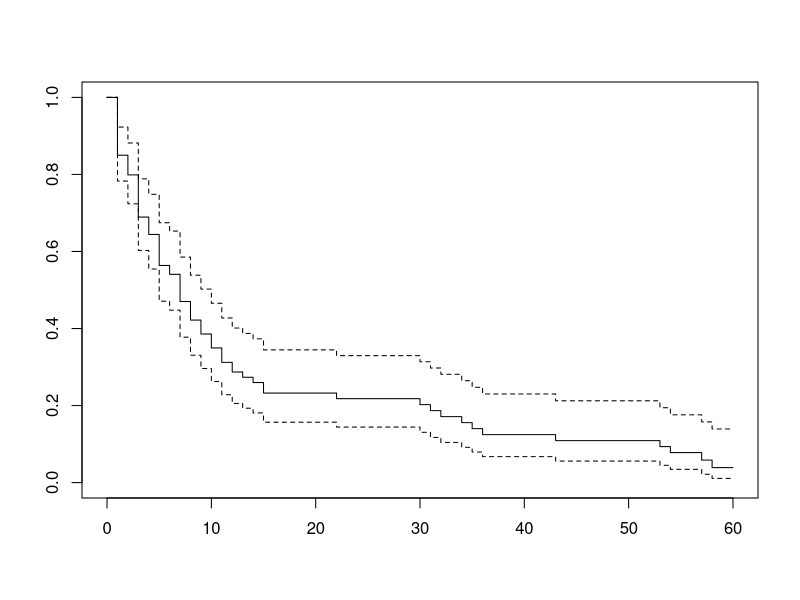
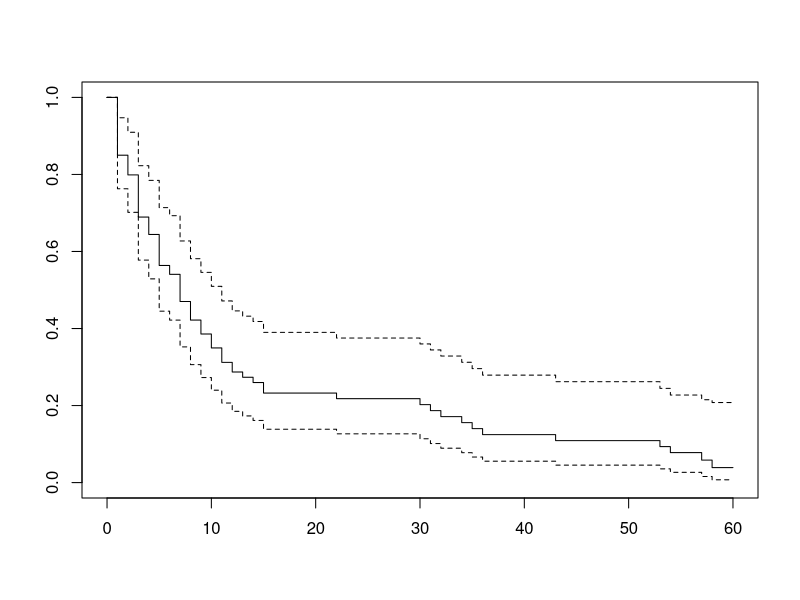
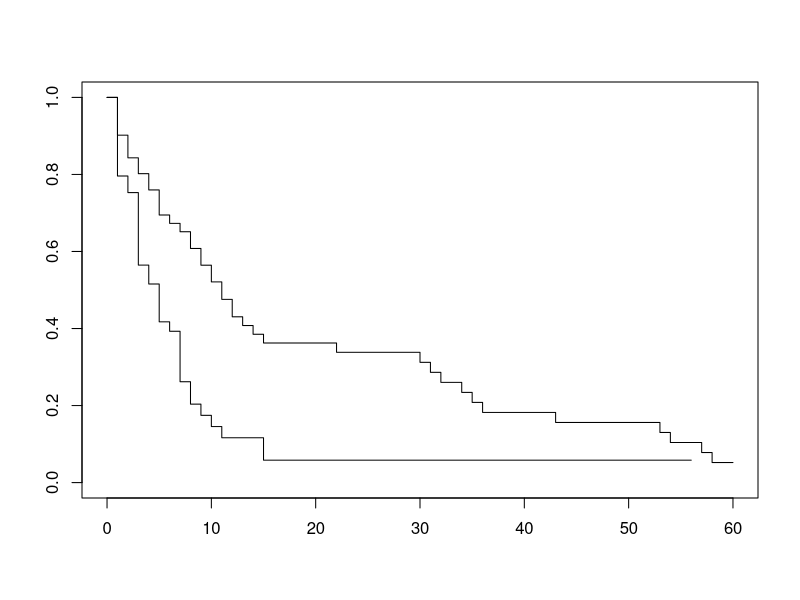
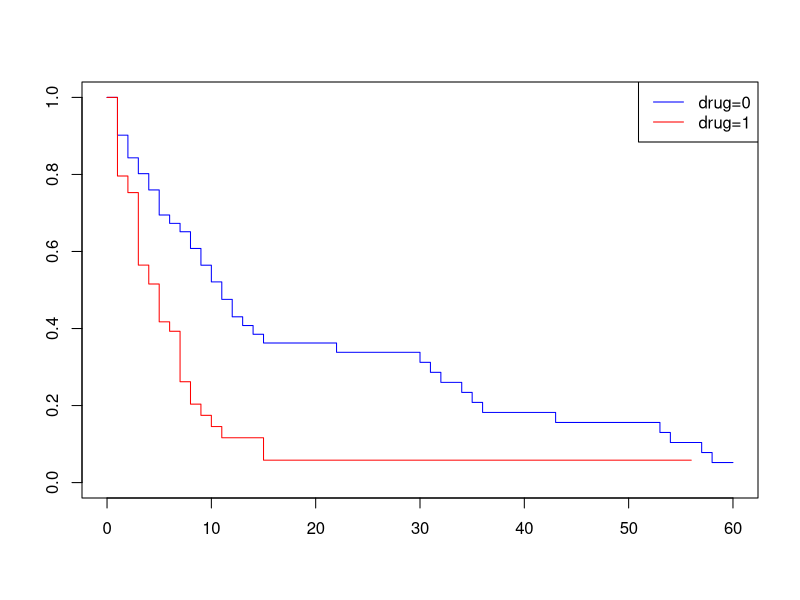
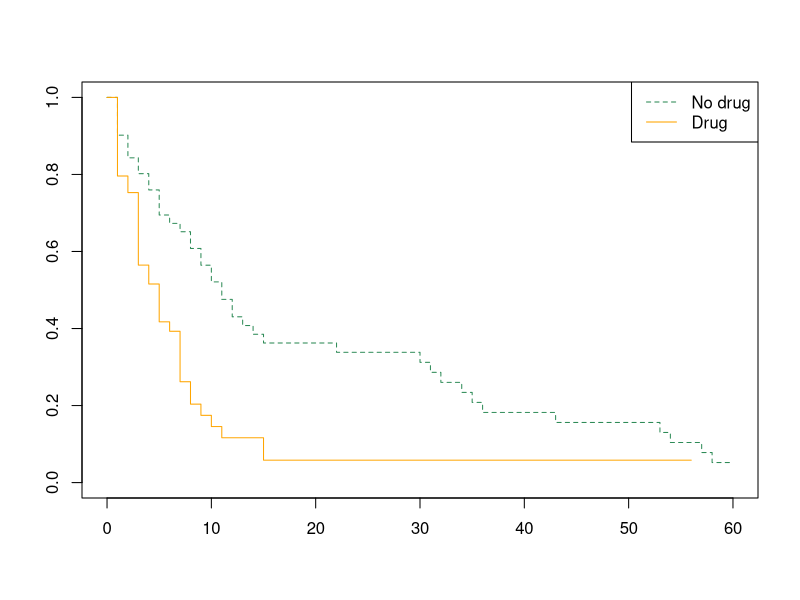
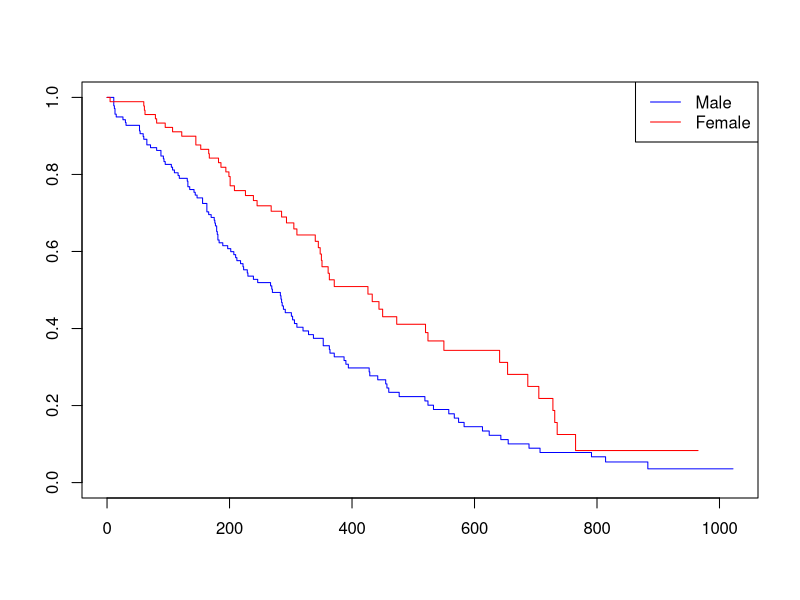
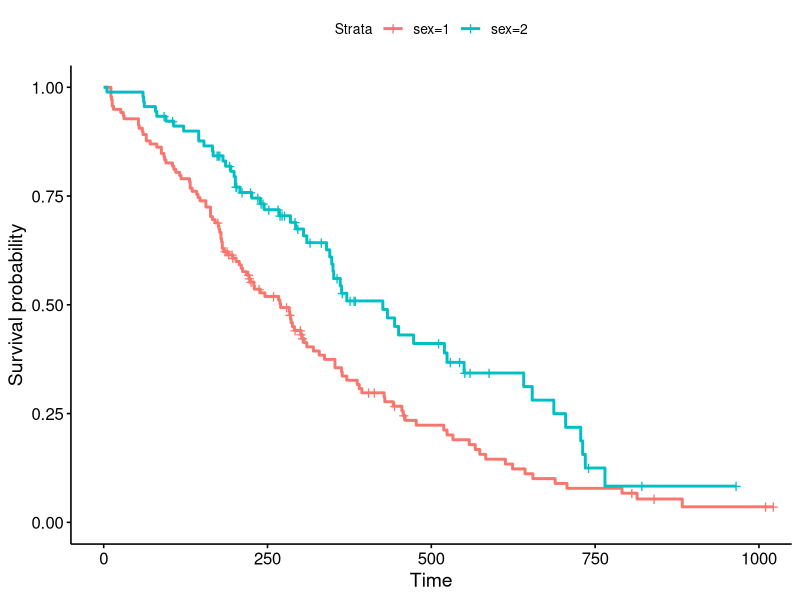
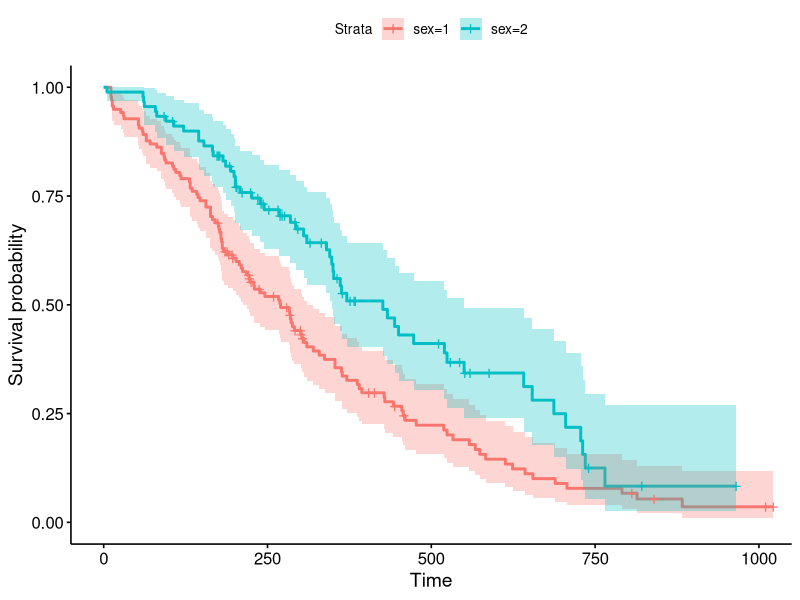

Write the R code that produced these figures, in order.
## ---- chunk 1
df <- read.csv("hm.csv")
head(df)
## ---- chunk 2
mean(df$age)
## ---- chunk 3
length(df$age)
## ---- chunk 4
#| echo: true
#| code-fold: false
library(survival)
## ---- chunk 5
#| echo: true
#| code-fold: false
Surv(df$time, df$status)
## ---- chunk 6
#| echo: true
#| code-fold: false
sf <- Surv(df$time, df$status)
km <- survfit(sf ~ 1)
km
## ---- chunk 7
#| echo: true
#| code-fold: false
plot(km)
## ---- chunk 8
#| echo: true
#| code-fold: false
plot(survfit(sf ~ 1), conf.int = 0.99)
## ---- chunk 9
#| echo: true
#| code-fold: false
summary(km)
## ---- chunk 10
0.2325/0.1090
## ---- chunk 11
#| echo: true
#| code-fold: false
sf <- Surv(df$time, df$status)
kmdrug <- survfit(sf ~ df$drug)
kmdrug
## ---- chunk 12
#| echo: true
#| code-fold: false
plot(kmdrug)
## ---- chunk 13
#| echo: true
#| code-fold: false
plot(kmdrug, col=c("blue", "red"))
legend("topright", legend=c("drug=0","drug=1"), col=c("blue", "red"), lty=c(1,1))
## ---- chunk 14
plot(kmdrug, col=c("seagreen", "orange"), lty = c(2,1))
legend("topright", legend=c("No drug","Drug"),  col=c("seagreen", "orange"), lty = c(2,1))
## ---- chunk 15
#| echo: true
#| code-fold: false
kmlung <- survfit(Surv(lung$time, lung$status) ~ lung$sex)
kmlung
## ---- chunk 16
#| echo: true
#| code-fold: false
kmlung <- survfit(Surv(time, status) ~ sex, data = lung)
kmlung
## ---- chunk 17
plot(kmlung,col=c("blue", "red"))
legend("topright", legend=c("Male","Female"), col=c("blue", "red"), lty=c(1,1))
## ---- chunk 18
#| echo: true
#| code-fold: false
#| warning: false
library(survminer)
ggsurvplot(kmlung)
## ---- chunk 19
#| echo: true
#| code-fold: false
ggsurvplot(kmlung, conf.int = 0.95)
## ---- chunk 20
#| echo: true
#| code-fold: false
fit <- coxph(Surv(time, status)~sex, data=lung)
fit
## ---- chunk 21
#| echo: true
#| code-fold: false
fit2 <- coxph(Surv(time, status)~sex+age, data=lung)
fit2
## ---- chunk 22
(0.598566)**(-1) * 1.017191**(-10)
